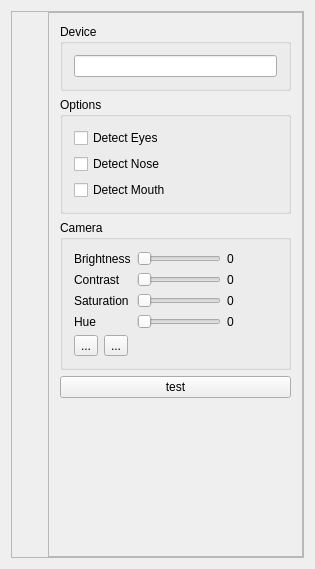
<?xml version="1.0" encoding="UTF-8"?>
<ui version="4.0">
 <class>WebCamera</class>
 <widget class="QWidget" name="WebCamera">
  <property name="geometry">
   <rect>
    <x>0</x>
    <y>0</y>
    <width>315</width>
    <height>569</height>
   </rect>
  </property>
  <property name="windowTitle">
   <string>Camera</string>
  </property>
  <layout class="QVBoxLayout" name="verticalLayout_2">
   <item>
    <layout class="QHBoxLayout" name="horizontalLayout_3">
     <property name="leftMargin">
      <number>0</number>
     </property>
     <property name="topMargin">
      <number>0</number>
     </property>
     <property name="rightMargin">
      <number>0</number>
     </property>
     <property name="bottomMargin">
      <number>0</number>
     </property>
     <item>
      <widget class="QFrame" name="main_frame">
       <property name="frameShape">
        <enum>QFrame::StyledPanel</enum>
       </property>
       <property name="frameShadow">
        <enum>QFrame::Raised</enum>
       </property>
       <layout class="QHBoxLayout" name="horizontalLayout_2">
        <property name="leftMargin">
         <number>0</number>
        </property>
        <property name="topMargin">
         <number>0</number>
        </property>
        <property name="rightMargin">
         <number>0</number>
        </property>
        <property name="bottomMargin">
         <number>0</number>
        </property>
        <item>
         <widget class="CQtOpenCVViewerGl" name="cameraWidget" native="true"/>
        </item>
        <item>
         <widget class="QFrame" name="frame">
          <property name="sizePolicy">
           <sizepolicy hsizetype="Fixed" vsizetype="Preferred">
            <horstretch>0</horstretch>
            <verstretch>0</verstretch>
           </sizepolicy>
          </property>
          <property name="frameShape">
           <enum>QFrame::StyledPanel</enum>
          </property>
          <property name="frameShadow">
           <enum>QFrame::Raised</enum>
          </property>
          <layout class="QVBoxLayout" name="verticalLayout_4">
           <item>
            <widget class="QGroupBox" name="groupBox_3">
             <property name="title">
              <string>Device</string>
             </property>
             <layout class="QVBoxLayout" name="verticalLayout_5">
              <item>
               <widget class="QLineEdit" name="le_device"/>
              </item>
             </layout>
            </widget>
           </item>
           <item>
            <widget class="QGroupBox" name="groupBox">
             <property name="title">
              <string>Options</string>
             </property>
             <layout class="QVBoxLayout" name="verticalLayout">
              <item>
               <widget class="QCheckBox" name="checkBox_eyes">
                <property name="text">
                 <string>Detect Eyes</string>
                </property>
               </widget>
              </item>
              <item>
               <widget class="QCheckBox" name="checkBox_nose">
                <property name="text">
                 <string>Detect Nose</string>
                </property>
               </widget>
              </item>
              <item>
               <widget class="QCheckBox" name="checkBox_mouth">
                <property name="text">
                 <string>Detect Mouth</string>
                </property>
               </widget>
              </item>
             </layout>
            </widget>
           </item>
           <item>
            <widget class="QGroupBox" name="groupBox_2">
             <property name="title">
              <string>Camera</string>
             </property>
             <layout class="QVBoxLayout" name="verticalLayout_3">
              <item>
               <layout class="QGridLayout" name="gridLayout">
                <item row="2" column="2">
                 <widget class="QLabel" name="lbl_saturation">
                  <property name="text">
                   <string>0</string>
                  </property>
                 </widget>
                </item>
                <item row="3" column="2">
                 <widget class="QLabel" name="lbl_hue">
                  <property name="text">
                   <string>0</string>
                  </property>
                 </widget>
                </item>
                <item row="1" column="2">
                 <widget class="QLabel" name="lbl_contrast">
                  <property name="text">
                   <string>0</string>
                  </property>
                 </widget>
                </item>
                <item row="0" column="0">
                 <widget class="QLabel" name="label">
                  <property name="text">
                   <string>Brightness</string>
                  </property>
                 </widget>
                </item>
                <item row="0" column="2">
                 <widget class="QLabel" name="lbl_brightness">
                  <property name="minimumSize">
                   <size>
                    <width>50</width>
                    <height>0</height>
                   </size>
                  </property>
                  <property name="text">
                   <string>0</string>
                  </property>
                 </widget>
                </item>
                <item row="3" column="0">
                 <widget class="QLabel" name="label_4">
                  <property name="text">
                   <string>Hue</string>
                  </property>
                 </widget>
                </item>
                <item row="1" column="1">
                 <widget class="QSlider" name="sl_contrast">
                  <property name="orientation">
                   <enum>Qt::Horizontal</enum>
                  </property>
                 </widget>
                </item>
                <item row="0" column="1">
                 <widget class="QSlider" name="sl_brightness">
                  <property name="orientation">
                   <enum>Qt::Horizontal</enum>
                  </property>
                 </widget>
                </item>
                <item row="2" column="1">
                 <widget class="QSlider" name="sl_saturation">
                  <property name="orientation">
                   <enum>Qt::Horizontal</enum>
                  </property>
                 </widget>
                </item>
                <item row="1" column="0">
                 <widget class="QLabel" name="label_2">
                  <property name="text">
                   <string>Contrast</string>
                  </property>
                 </widget>
                </item>
                <item row="2" column="0">
                 <widget class="QLabel" name="label_3">
                  <property name="text">
                   <string>Saturation</string>
                  </property>
                 </widget>
                </item>
                <item row="3" column="1">
                 <widget class="QSlider" name="sl_hue">
                  <property name="orientation">
                   <enum>Qt::Horizontal</enum>
                  </property>
                 </widget>
                </item>
               </layout>
              </item>
              <item>
               <layout class="QHBoxLayout" name="horizontalLayout">
                <item>
                 <widget class="QToolButton" name="btn_start">
                  <property name="text">
                   <string>...</string>
                  </property>
                 </widget>
                </item>
                <item>
                 <widget class="QToolButton" name="btn_stop">
                  <property name="text">
                   <string>...</string>
                  </property>
                 </widget>
                </item>
                <item>
                 <spacer name="horizontalSpacer">
                  <property name="orientation">
                   <enum>Qt::Horizontal</enum>
                  </property>
                  <property name="sizeHint" stdset="0">
                   <size>
                    <width>40</width>
                    <height>20</height>
                   </size>
                  </property>
                 </spacer>
                </item>
               </layout>
              </item>
             </layout>
            </widget>
           </item>
           <item>
            <widget class="QPushButton" name="btn_test">
             <property name="text">
              <string>test</string>
             </property>
            </widget>
           </item>
           <item>
            <spacer name="verticalSpacer">
             <property name="orientation">
              <enum>Qt::Vertical</enum>
             </property>
             <property name="sizeHint" stdset="0">
              <size>
               <width>20</width>
               <height>40</height>
              </size>
             </property>
            </spacer>
           </item>
           <item>
            <widget class="QLabel" name="lbl_result"/>
           </item>
          </layout>
         </widget>
        </item>
       </layout>
      </widget>
     </item>
    </layout>
   </item>
  </layout>
  <action name="actionStart">
   <property name="text">
    <string>&amp;Start</string>
   </property>
  </action>
  <action name="actionStop">
   <property name="text">
    <string>S&amp;top</string>
   </property>
  </action>
  <action name="actionTest">
   <property name="text">
    <string>&amp;Test</string>
   </property>
  </action>
 </widget>
 <layoutdefault spacing="6" margin="11"/>
 <customwidgets>
  <customwidget>
   <class>CQtOpenCVViewerGl</class>
   <extends>QWidget</extends>
   <header>cqtopencvviewergl.h</header>
   <container>1</container>
  </customwidget>
 </customwidgets>
 <resources/>
 <connections/>
</ui>
